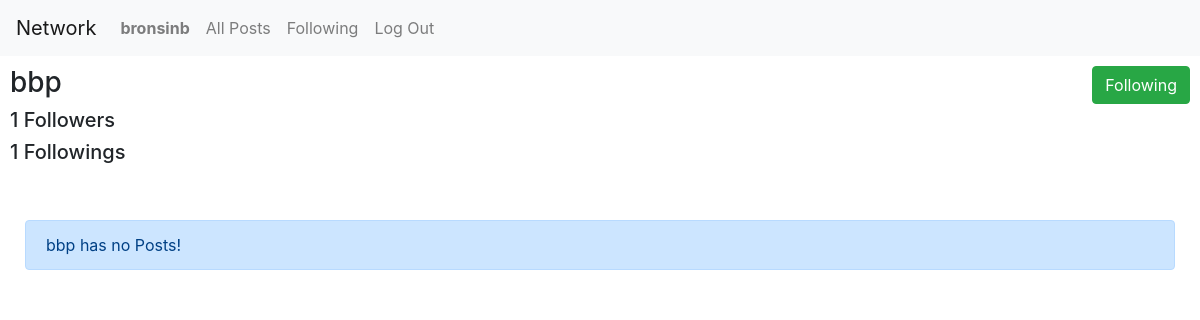
The page /profile/bbp (signed in) on the database as committed earlier.
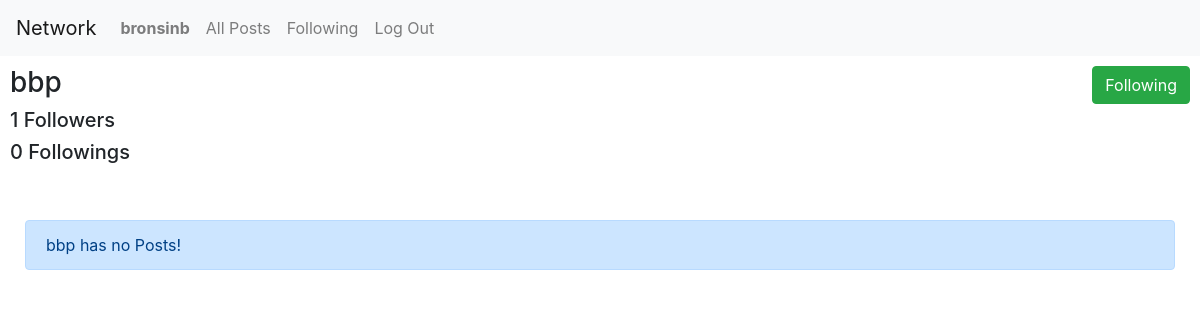
The same page on the database as committed later.
### network/models.py (models this page shows)
class User(AbstractUser):
    follower = models.ManyToManyField('self', blank=True, symmetrical=False, related_name="following")
    def get_follower_count(self):
        return len(self.follower.all())
    def get_following_count(self):
        return len(self.following.all())

### network/views.py (the view)
# urls.py: path("profile/<str:username>", views.profile, name="profile"),
def profile(request, username):
    if request.method == "POST":
        new_edit_post(request)
    profile = User.objects.get(username=username)
    return render(request, "network/profile.html", {
        "posts": profile.posts.all(),
        "profile": profile,
        "following": request.user in profile.follower.all()
    })

### network/templates/network/profile.html (shortened to what this page needs)
{% extends "network/layout.html" %}
{% load static %}
{% block body %}
    <div class="container-fluid">
        <div class="row">
            <div class="col-xs">
                <h3>{{ profile.username }}</h3>
                <h5 id="followers">{{ profile.get_follower_count }} Followers</h5>
                <h5>{{ profile.get_following_count }} Followings</h5>
            </div>
            <div class="col">
            </div>
            <div>
                {% if user.is_authenticated %}
                    {% if user != profile %}
                        {% if following %}
                            <button id="follow" data-userid="{{ profile.id }}" class="btn btn-success">Following</button>
                        {% else %}
                            <button id="follow" data-userid="{{ profile.id }}" class="btn btn-primary">Follow</button>
                        {% endif %}
                    {% else %}
                        <button id="new-post-button" class="btn btn-primary">New Post</button>
                    {% endif %}
                {% else %}
                    <a href="{% url 'login' %}" class="btn btn-primary">Login</a>
                {% endif %}
            </div>
        </div>
        <br>
        <br>
        {% for post in posts %}
            <div class="card">
                <div class="card-body">
                    <h5 class="card-title">{{ post.user.username }}</h5>
                    <p class="card-text">{{ post.text }}</p>
                    {% if user.is_authenticated %}
                        {% if user == post.user %}
                            <button data-postid="{{ post.id }}" data-post="{{ post.text }}" class="btn edit"><i class="fa fa-edit"></i></button>
                        {% endif %}
                        {% if user in post.likes.all %}
                            <button data-postid="{{ post.id }}" class="btn like"><i style="color: red;" class="fa fa-heart"></i> {{ post.get_likes_num}}</button>
                        {% else %}
                            <button data-postid="{{ post.id }}" class="btn like"><i style="color: black;" class="fa fa-heart"></i> {{ post.get_likes_num}}</button>
                        {% endif %}
                    {% endif %}
                </div>
            </div>
            <br>
        {% empty %}
            <div class="alert alert-primary" role="alert">
                {{ profile.username }} has no Posts!
          </div>
        {% endfor %}
    </div>
{% endblock %}

### network/templates/network/layout.html (shortened to what this page needs)
{% load static %}
<!DOCTYPE html>
<html lang="en">
    <head>
        <link rel="stylesheet" href="https://cdnjs.cloudflare.com/ajax/libs/font-awesome/4.7.0/css/font-awesome.min.css">
        <link rel="stylesheet" href="https://stackpath.bootstrapcdn.com/bootstrap/4.4.1/css/bootstrap.min.css">
        <link href="{% static 'network/styles.css' %}" rel="stylesheet">
    </head>
    <body>
        <nav class="navbar navbar-expand-lg navbar-light bg-light">
            <a class="navbar-brand" href="#">Network</a>
            <div>
              <ul class="navbar-nav mr-auto">
                {% if user.is_authenticated %}
                    <li class="nav-item">
                        <a class="nav-link" href="{% url 'profile' user.username %}"><strong>{{ user.username }}</strong></a>
                    </li>
                {% endif %}
                <li class="nav-item">
                  <a class="nav-link" href="{% url 'index' %}">All Posts</a>
                </li>
                {% if user.is_authenticated %}
                    <li class="nav-item">
                        <a class="nav-link" href="#">Following</a>
                    </li>
                    <li class="nav-item">
                        <a class="nav-link" href="{% url 'logout' %}">Log Out</a>
                    </li>
                {% endif %}
              </ul>
            </div>
          </nav>
        <div class="body padding">
            {% block body %}
            {% endblock %}
        </div>
    </body>
</html>

### network/static/network/styles.css (style rules this page uses)
.padding { padding: 10px; }

Rows that differ between the two databases and show on the page:
changed User "bbp": get_following_count "1" → "0"
